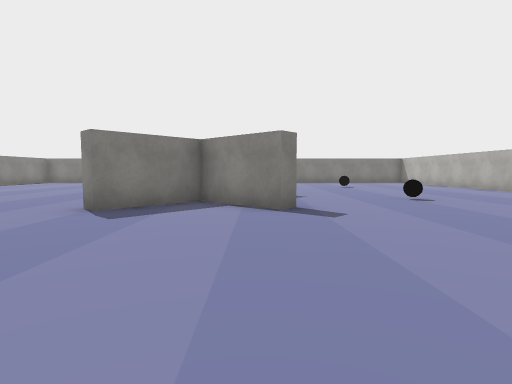
[1] (above)

15 first-person views from a walk through a 3-D level made in the Unity game engine. The camera is 1.3 m above the floor, tilts 4° down and sees 80° across. The floor is counted in squares, 2 m on a side. Each view is taken from the middle of a square. On the plan, view 1 faces up. The plan holds only what a view shows up to about 10 squares ahead; the rest is blank. The place goes on beyond the plan. The player is left out. Some surface patterns are stand-ins.

[2]
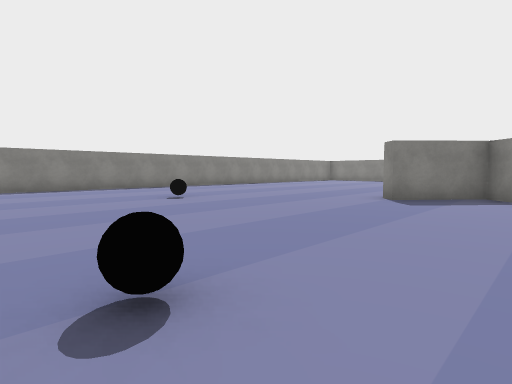

[3]
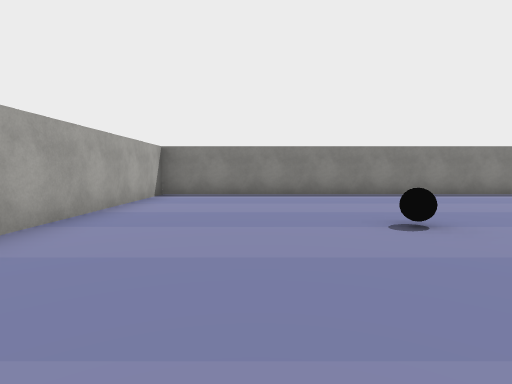

[4]
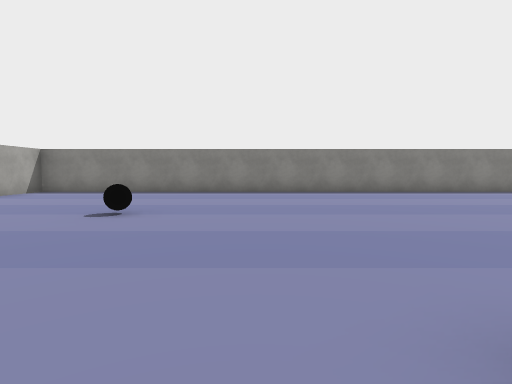

[5]
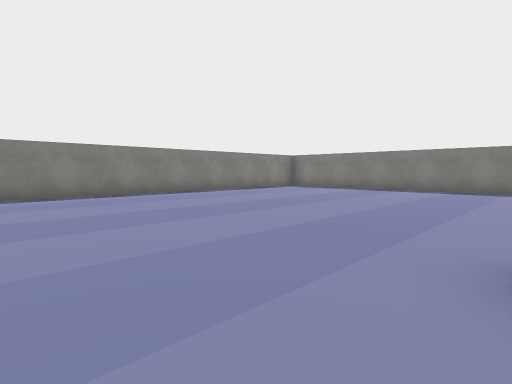

[6]
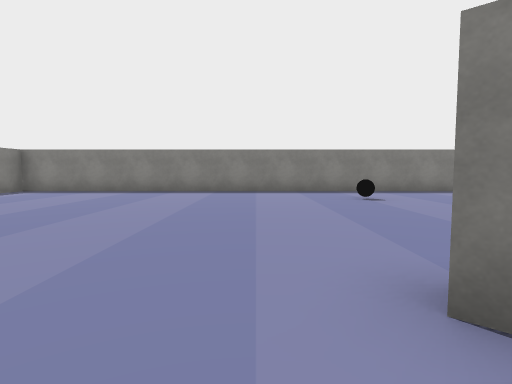

[7]
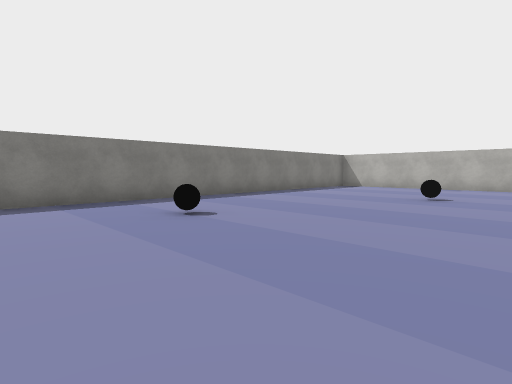

[8]
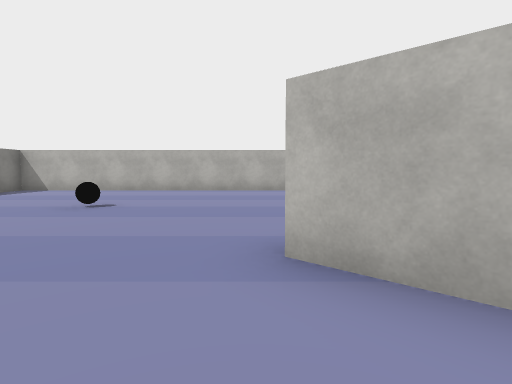

[9]
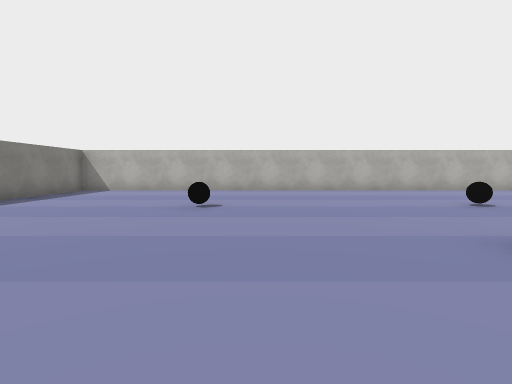

[10]
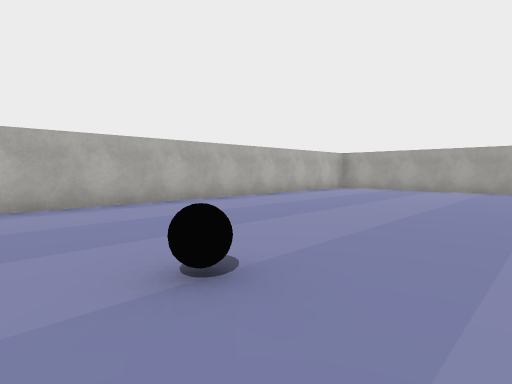

[11]
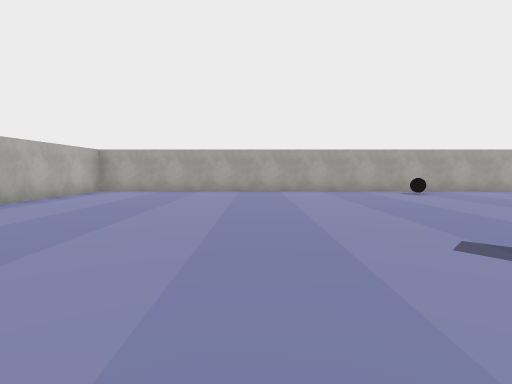

[12]
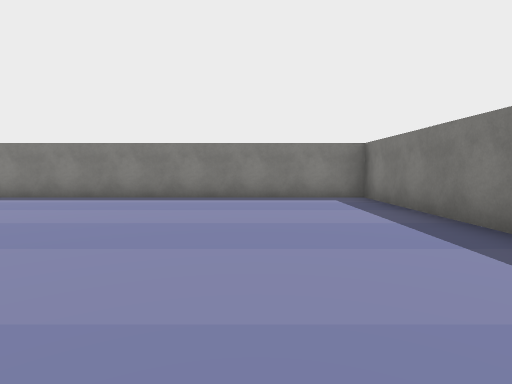

[13]
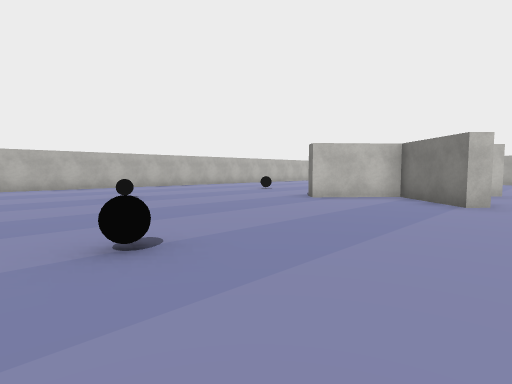

[14]
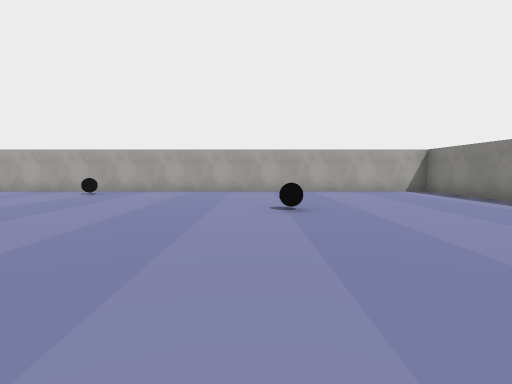

[15]
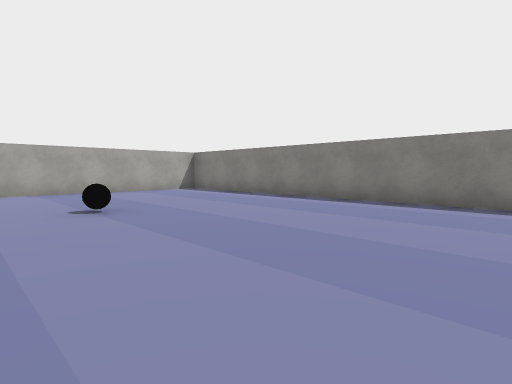

### Floor plan
Points are (right, up) in squares from view 1. A wall is a line through its corners. A room is listed if a view was taken in it or the views show most of it. See-through windows are left out.
Room 1 (views 1, 2, 3, 4, 5, 6, 7, 8, 9, 10, 11, 12, 13, 14, 15)
walls: (-3.2, 8.2) (-2.9, 8.6) (-1.2, 7.2) (0.3, 8.8) (0.6, 8.5); (0.8, 5.4) (0.4, 5.1) (-1.2, 6.5) (-2.6, 4.9) (-3, 5.2); (-11.4, -2.6) (7.9, -2.6) (7.9, 16.6) (-11.4, 16.6) (-11.4, -2.6)
objects: ball (-7, 2); ball (-1, -1); ball (-1, 14); ball (4, 7); ball (4, 12)

Positions as (right, up) in squares from view 1, and headings:
1: (0, 0), facing up
2: (0, -2), facing up-left
3: (-3, 0), facing left
4: (-2, 4), facing left
5: (-3, 6), facing up-left
6: (-4, 7), facing up
7: (-4, 10), facing up-right
8: (-2, 9), facing right
9: (-2, 11), facing right
10: (2, 8), facing down-right
11: (3, 7), facing down
12: (-4, 14), facing left
13: (-4, 15), facing down-right
14: (-6, 7), facing down
15: (-5, 7), facing down-left
